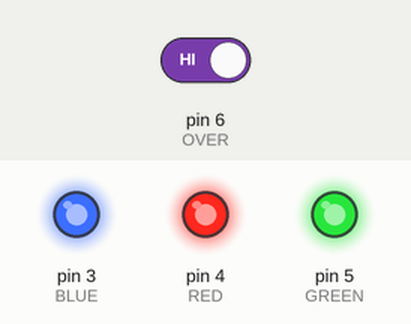
Recording of a sketch running on a simulated Arduino Uno, built with avr-gcc and run on an emulated ATmega328P. On the bench: output pins drawn as LEDs (lit = HIGH). Inputs (shaded band) come from the test bench; at power-on: pin 6 (OVER) HIGH.

Above: at 1.2 s.
1.3 s: pin 6 (OVER) driven LOW
At 2.1 s:
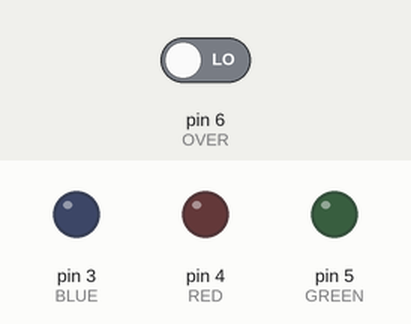
At 3.0 s:
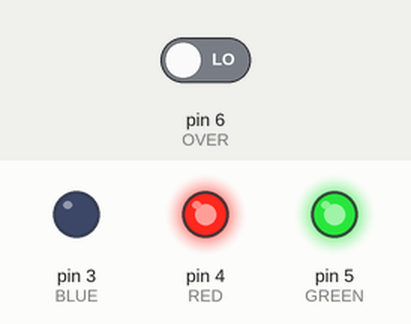
4.3 s: pin 6 (OVER) driven HIGH
At 5.1 s:
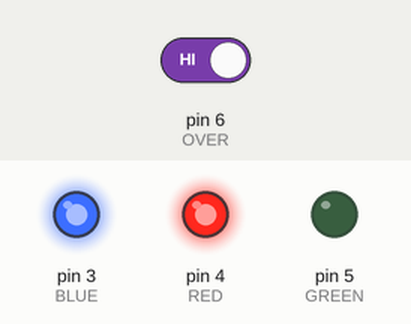
Timing chart, 0 to 7.3 s (numbered marks = the images above; inputs shaded):
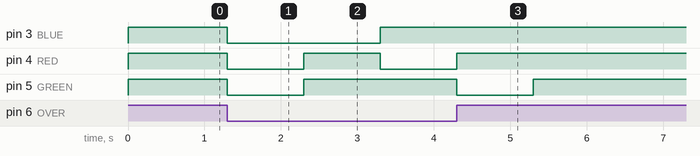

Measured:
- after the input at 1.3 s, pin 3 (BLUE): HIGH → LOW at once, → HIGH 2.0 s later; pin 4 (RED): HIGH → LOW at once, → HIGH 1.0 s later, → LOW 1.0 s later; pin 5 (GREEN): HIGH → LOW at once, → HIGH 1.0 s later
- after the input at 4.3 s, pin 3 (BLUE): stops changing and stays HIGH; pin 4 (RED): goes on until 4.3 s, then stays HIGH; pin 5 (GREEN): goes on until 5.3 s, then stays HIGH

The sketch:

Light_Test.ino
```cpp
#define BLUE 3
#define RED 4
#define GREEN 5
#define OVER 6

int t = 1000;

void setup() {
  // put your setup code here, to run once:
  pinMode(BLUE, OUTPUT);
  pinMode(RED, OUTPUT);
  pinMode(GREEN, OUTPUT);
  pinMode(OVER, INPUT);
  digitalWrite(BLUE,HIGH);
  digitalWrite(RED,HIGH);
  digitalWrite(GREEN,HIGH);
}

void loop() {
  // put your main code here, to run repeatedly:
  if(digitalRead(OVER)==LOW)
  {
    digitalWrite(BLUE,LOW);
    digitalWrite (RED,LOW);
    digitalWrite(GREEN,LOW);
    delay(t);
    digitalWrite(BLUE,LOW);
    digitalWrite(RED,HIGH);
    digitalWrite(GREEN,HIGH);
    delay(t);
    digitalWrite(BLUE,HIGH);
    digitalWrite(RED,LOW);
    digitalWrite(GREEN,HIGH);
    delay(t);
    digitalWrite(BLUE,HIGH);
    digitalWrite(RED,HIGH);
    digitalWrite(GREEN,LOW);
    delay(t);
  }
  digitalWrite(BLUE,HIGH);
  digitalWrite(RED,HIGH);
  digitalWrite(GREEN,HIGH);
  delay(100);
}
```
